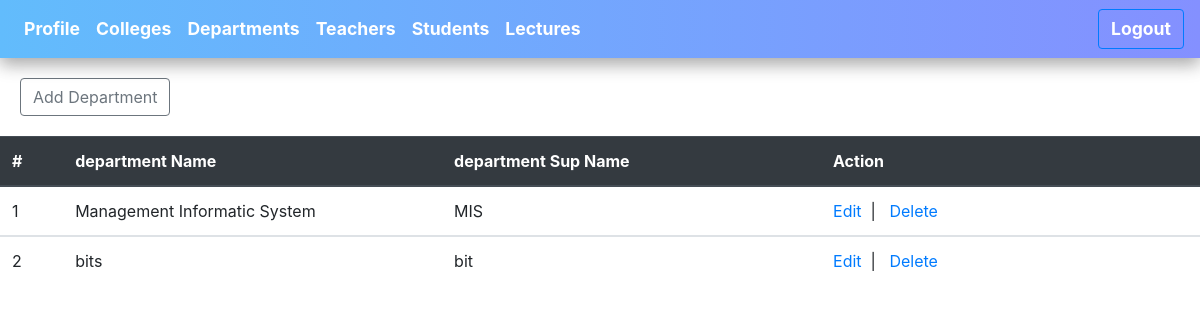
Page /deb/Deb.php (signed in) on the earlier database version.
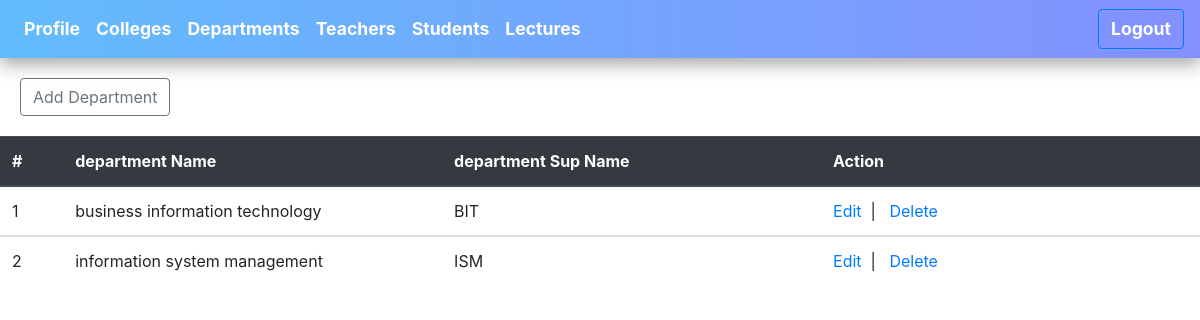
Same page on the later database version.
### tables this page shows
CREATE TABLE `department` (
  `ID_dep` int(11) NOT NULL,
  `dep_name` varchar(50) NOT NULL,
  `dep_sub_name` varchar(5) NOT NULL,
  `unv_id` int(11) DEFAULT NULL
);

### deb/Deb.php (the view, shortened to what this page needs)
<?php
$host = "localhost";
$user = "root";
$password = "";
$db = "unvdb";
$link = mysqli_connect($host,$user,$password,$db);
?>
<!DOCTYPE html>
<html>
<head>
<link rel="stylesheet" href="https://cdnjs.cloudflare.com/ajax/libs/uikit/3.0.3/css/uikit.min.css" />
<link rel="stylesheet" href="https://stackpath.bootstrapcdn.com/bootstrap/4.2.1/css/bootstrap.min.css">
<link rel="stylesheet" href="../css/style3.css" type="text/css" >
</head>
<body>
<nav class="navbar navbar-expand-lg navbar-light bg-light navCol">
  <div class="collapse navbar-collapse " id="navbarNav">
    <ul class="navbar-nav">
    <li class="nav-item">
    <a class="nav-link " id="icol" href="../welcomeAdmin.php">Profile</a>
    </li>
      <li class="nav-item">
      <a class="nav-link " id="icol" href="../college/college.php">Colleges</a>
      </li>
      <li class="nav-item">
      <a class="nav-link " id="icol" href="Deb.php">Departments</a>
      </li>
      <li class="nav-item">
      <a class="nav-link " id="icol" href="../teacher/Teacher.php">Teachers</a>
      </li>
      <li class="nav-item">
      <a class="nav-link " id="icol" href="../student/Student.php">Students</a>
      </li>
      <li class="nav-item">
      <a class="nav-link " id="icol" href="../lec/lec.php">Lectures</a>
      </li>
    </ul>
  </div>
  <button type="button" class="btn btn-outline-primary "> <a id="icol" href="../logOut.php">Logout</a></button>
</nav>
        <div class="butadd">
    <a href="addDeb.php"><button type="button" class="btn btn-outline-secondary">Add Department</button></a>
    </div>
<?php
if (isset($_SESSION['email']) == true) {
    $sql = "select * from department";
    $result = mysqli_query($link, $sql);
    ?>
<table class="table">
  <thead class="thead-dark">
    <tr>
      <th scope="col" width="4%">#</th>
      <th scope="col" width="24%">department Name</th>
      <th scope="col" width="24%">department Sup Name</th>
      <th scope="col" width="24%">Action</th>
    </tr>
  </thead>
        <?php
        if ($result) {
            $i = 0;
            foreach ($result as $sdata) {
                $i++;
                ?>
  <tbody>
    <tr>
    <td><?php echo $i;?></td>
                    <td><?php echo $sdata['dep_name']?></td>
                    <td><?php echo $sdata['dep_sub_name']?></td>
                    <td>
                        <a  href="editDeb.php?id=<?php echo $sdata['ID_dep'];?>">Edit</a>&nbsp&nbsp|&nbsp&nbsp
                        <a  href="deleteDeb.php?id=<?php echo $sdata['ID_dep'];?>">Delete</a>
                    </td>
    </tr>
  </tbody>
            <?php } }else{?>
            <tr><td colspan="5"><h2>No data found</h2></td></tr>
        <?php } ?>
    </table>
    <?php
}else{
    header("location: loginAdmin.php");
}
?>
</body>
</html>

Differences in the rows shown:
removed department: dep_name "Management Informatic System", dep_sub_name "MIS"
removed department: dep_name "bits", dep_sub_name "bit"
added department: dep_name "business information technology", dep_sub_name "BIT"
added department: dep_name "information system management", dep_sub_name "ISM"
